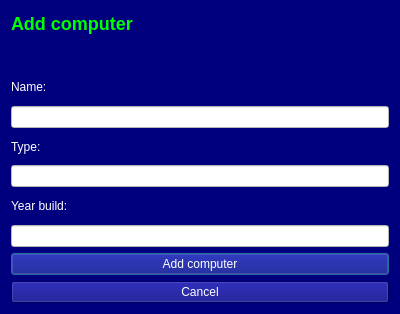
<?xml version="1.0" encoding="UTF-8"?>
<ui version="4.0">
 <class>Add_computer</class>
 <widget class="QDialog" name="Add_computer">
  <property name="geometry">
   <rect>
    <x>0</x>
    <y>0</y>
    <width>400</width>
    <height>314</height>
   </rect>
  </property>
  <property name="windowTitle">
   <string>Add computer</string>
  </property>
  <property name="styleSheet">
   <string notr="true">background-color: rgb(0, 0, 127);
color: rgb(255, 255, 255);</string>
  </property>
  <layout class="QVBoxLayout" name="verticalLayout">
   <item>
    <widget class="QLabel" name="label_4">
     <property name="text">
      <string>&lt;html&gt;&lt;head/&gt;&lt;body&gt;&lt;p&gt;&lt;span style=&quot; font-size:x-large; font-weight:600; color:#00ff00;&quot;&gt;Add computer&lt;/span&gt;&lt;/p&gt;&lt;/body&gt;&lt;/html&gt;</string>
     </property>
    </widget>
   </item>
   <item>
    <widget class="QLabel" name="label_error_add_computer">
     <property name="text">
      <string/>
     </property>
    </widget>
   </item>
   <item>
    <layout class="QHBoxLayout" name="horizontalLayout">
     <item>
      <widget class="QLabel" name="label">
       <property name="text">
        <string>Name:</string>
       </property>
      </widget>
     </item>
     <item>
      <widget class="QLabel" name="label_error_computer_name">
       <property name="text">
        <string/>
       </property>
      </widget>
     </item>
    </layout>
   </item>
   <item>
    <widget class="QLineEdit" name="add_name">
     <property name="styleSheet">
      <string notr="true">background-color: rgb(255, 255, 255);
color: rgb(0, 0, 0);</string>
     </property>
    </widget>
   </item>
   <item>
    <layout class="QHBoxLayout" name="horizontalLayout_2">
     <item>
      <widget class="QLabel" name="label_2">
       <property name="text">
        <string>Type:</string>
       </property>
      </widget>
     </item>
     <item>
      <widget class="QLabel" name="label_error_computer_type">
       <property name="text">
        <string/>
       </property>
      </widget>
     </item>
    </layout>
   </item>
   <item>
    <widget class="QLineEdit" name="add_type">
     <property name="styleSheet">
      <string notr="true">background-color: rgb(255, 255, 255);
color: rgb(0, 0, 0);</string>
     </property>
    </widget>
   </item>
   <item>
    <layout class="QHBoxLayout" name="horizontalLayout_3">
     <item>
      <widget class="QLabel" name="label_3">
       <property name="text">
        <string>Year build:</string>
       </property>
      </widget>
     </item>
     <item>
      <widget class="QLabel" name="label_error_computer_build">
       <property name="text">
        <string/>
       </property>
      </widget>
     </item>
    </layout>
   </item>
   <item>
    <widget class="QLineEdit" name="add_build">
     <property name="styleSheet">
      <string notr="true">background-color: rgb(255, 255, 255);
color: rgb(0, 0, 0);</string>
     </property>
    </widget>
   </item>
   <item>
    <widget class="QPushButton" name="add_computer_button">
     <property name="text">
      <string>Add computer</string>
     </property>
    </widget>
   </item>
   <item>
    <widget class="QPushButton" name="Cancel_button">
     <property name="text">
      <string>Cancel</string>
     </property>
    </widget>
   </item>
  </layout>
 </widget>
 <resources/>
 <connections/>
</ui>
